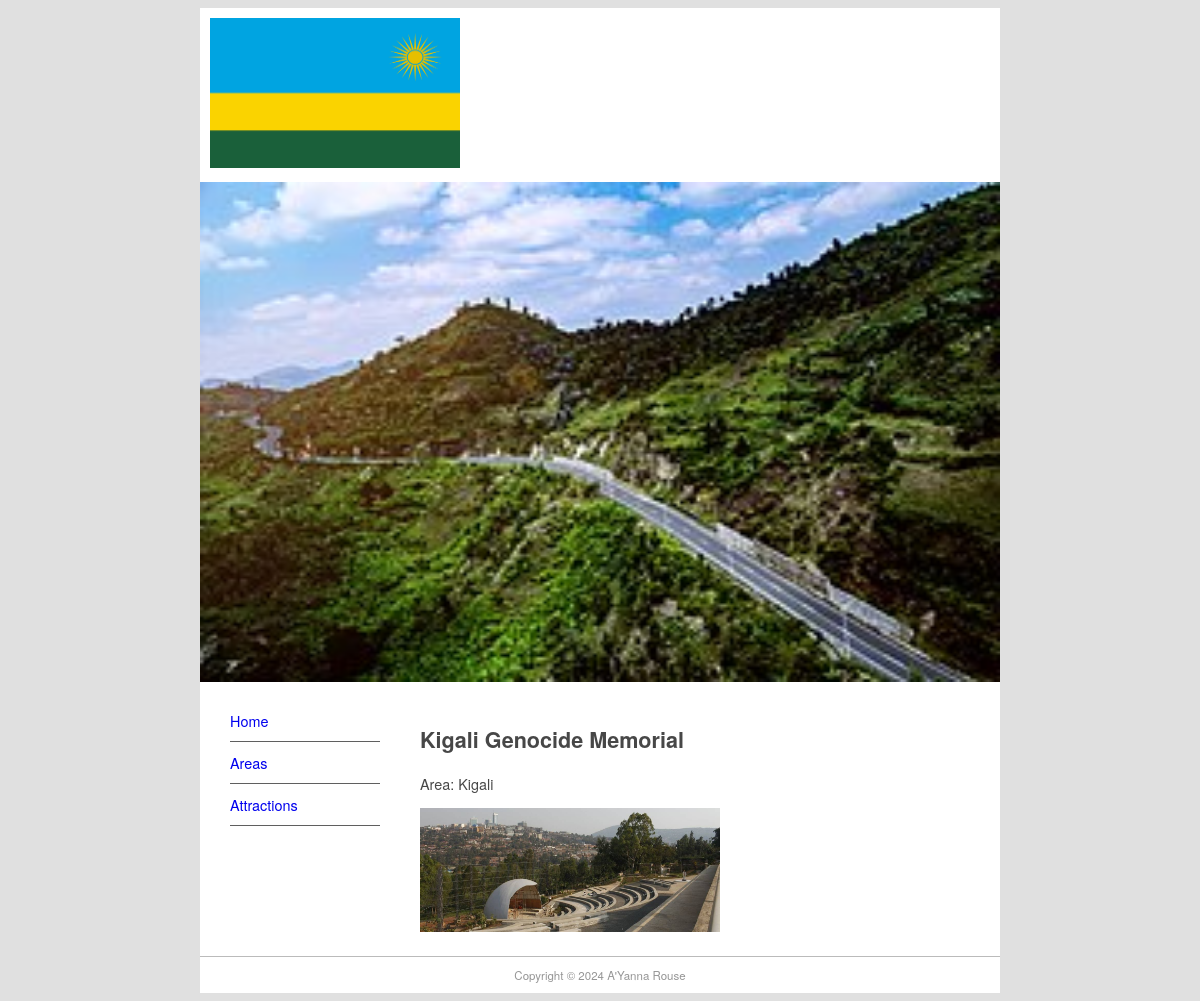
/attraction/1, run on the app's committed database.
### geography/models.py (models this page shows, shortened)
class Attraction(models.Model):
    area = models.ForeignKey(Area, on_delete=models.CASCADE)
    attraction_name = models.CharField(max_length=200)
    image = models.ImageField(upload_to='attraction_images/', blank=True, null=True)

class Area(models.Model):
    area_name = models.CharField(max_length=200)
    area_type = models.CharField(max_length=200)
    image = models.ImageField(upload_to='area_images/', null=True, blank=True)
    def __str__(self):
        return self.area_name

### geography/views.py (the view)
# urls.py: path("attraction/<int:pk>", views.AttractionDetail.as_view(), name="attractiondetail"),
class AttractionDetail(DetailView):
    model = Attraction
    template_name = 'geography/attraction_detail.html'

### geography/templates/geography/attraction_detail.html (shortened to what this page needs)
{% extends 'base.html' %}
{% block content %}
    <h2>{{ object.attraction_name }}</h2>
    <p>Area: {{ object.area }}</p>
    {% if object.image %}
        <img src="{{ object.image.url }}" alt="{{ object.attraction_name }}" style="max-width: 300px;">
    {% else %}
        <p>No image available</p>
    {% endif %}
{% endblock %}

### simple_site/static/main.css (style rules this page uses)
body { background-color: #E0E0E0; font-family: Gotham, "Helvetica Neue", Helvetica, Arial, sans-serif; font-size: 0.9em; text-align: justify; color: #474747; }

### data on the page
Attraction: attraction_name "Kigali Genocide Memorial", area "Kigali", image (picture)
